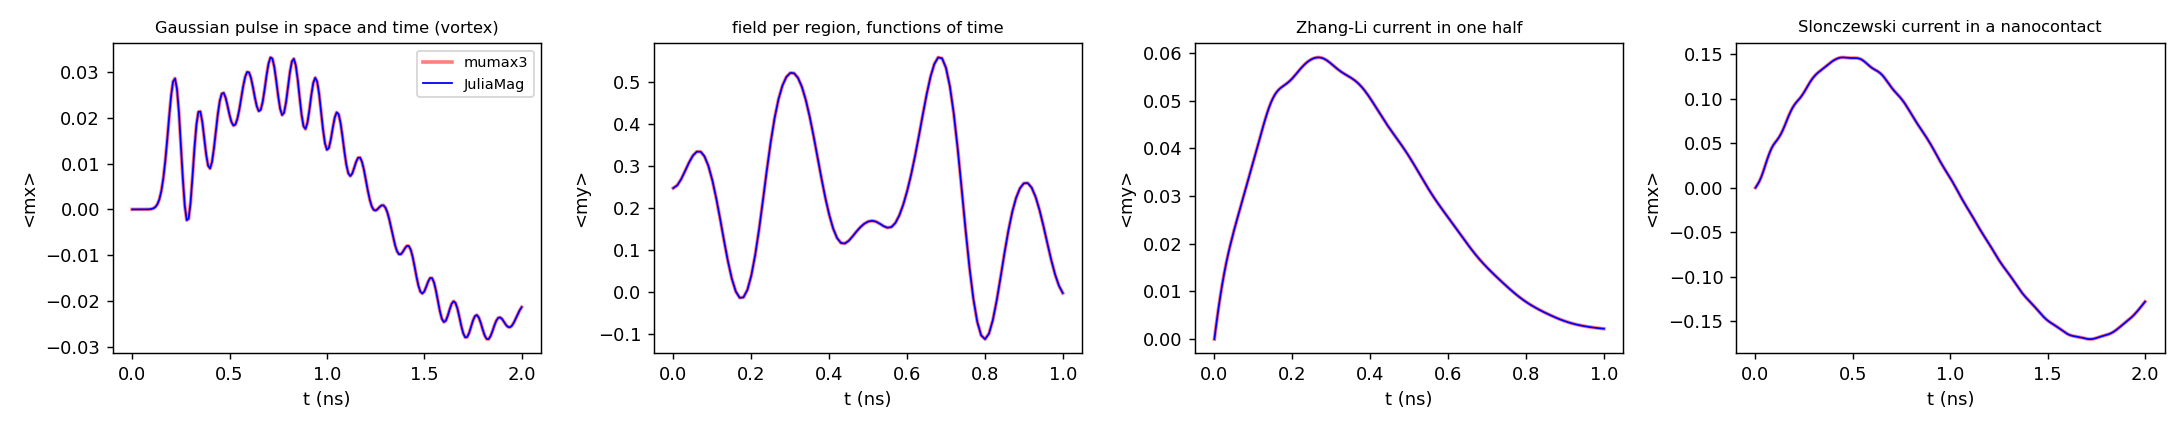

Python code for this plot:
# mumax3 against JuliaMag on the four problems of run_fields.sh: tables and a figure.
#   python gpu_validation/fields/compare.py RESULTS FIGURE
# RESULTS has mumax3/CASE.out/table.txt and juliamag/CASE/table.txt. JuliaMag's rows (adaptive steps)
# are interpolated linearly at mumax3's times. Differences relative to the largest |value| of the column.
import sys, os, re
import numpy as np
import matplotlib
matplotlib.use("Agg")
import matplotlib.pyplot as plt

CASES = [("pulse", "Gaussian pulse in space and time (vortex)", "mx"),
         ("regions", "field per region, functions of time", "my"),
         ("zhangli_half", "Zhang-Li current in one half", "my"),
         ("nanocontact", "Slonczewski current in a nanocontact", "mx")]


def table(f):
    head = open(f, encoding="utf-8").readline().lstrip("# ").rstrip("\n").split("\t")
    names = [re.sub(r"\s*\(.*\)$", "", h) for h in head]
    return names, np.loadtxt(f, ndmin=2)


def key(n):                                   # one name for the same column in the two codes
    n = n.lower().replace("e_zeeman", "e_zeeman").replace("m.region1", "m_region1")
    return {"ext_coreposx": "vortexx", "ext_coreposy": "vortexy", "ext_coreposz": "vortexw"}.get(n, n)


def main(res, fig):
    fs, axs = plt.subplots(1, len(CASES), figsize=(4.2 * len(CASES), 3.3))
    for (case, title, col), ax in zip(CASES, axs):
        hm, M = table(os.path.join(res, "mumax3", case + ".out", "table.txt"))
        hj, J = table(os.path.join(res, "juliamag", case, "table.txt"))
        kj = {key(n): i for i, n in enumerate(hj)}
        print(f"{case}: rows {len(M)} / {len(J)}, end {M[-1, 0]:.4e} / {J[-1, 0]:.4e} s")
        for c, n in enumerate(hm):
            if c == 0 or key(n) not in kj:
                c == 0 or print(f"   {n}: no such column in JuliaMag")
                continue
            ok = M[:, 0] <= J[-1, 0]
            d = np.interp(M[ok, 0], J[:, 0], J[:, kj[key(n)]]) - M[ok, c]
            s = np.abs(M[:, c]).max()
            if s > 0:
                print(f"   {n:14s} rms {np.sqrt(np.mean(d**2)) / s:.1e}  largest {np.abs(d).max() / s:.1e}  (largest |value| {s:.4g})")
        c = hm.index(col)
        ax.plot(M[:, 0] * 1e9, M[:, c], color="red", lw=2, alpha=0.5, label="mumax3")
        ax.plot(J[:, 0] * 1e9, J[:, kj[col]], color="blue", lw=1, label="JuliaMag")
        ax.set_title(title, fontsize=9); ax.set_xlabel("t (ns)"); ax.set_ylabel("<" + col + ">")
    axs[0].legend(fontsize=8)
    fs.tight_layout(); fs.savefig(fig, dpi=130)


main(*sys.argv[1:3])
